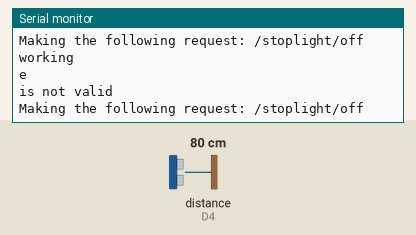
The sketch below on a simulated ESP8266 (Wemos D1 mini). Shown: the last lines printed to the serial monitor. Wiring (inferred from the names in the program): ultrasonic range finder: trigger D3; echo D4. The inputs (shaded band) are chosen by the test bench; at power-on: distance to the obstacle (sensor on D4) 80 cm. The echo pulse lasts 58.3 µs per cm; WiFi joins after 1.5 s; servers stay silent unless stated.

Above: at 3.7 s.
3.8 s: distance to the obstacle (sensor on D4) set to 2 cm
At 4.3 s:
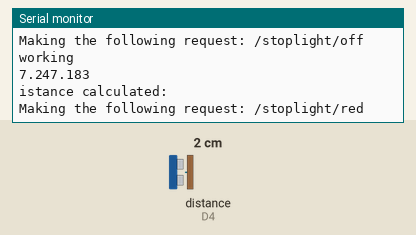
5.4 s: distance to the obstacle (sensor on D4) set to 4 cm
At 5.72 s:
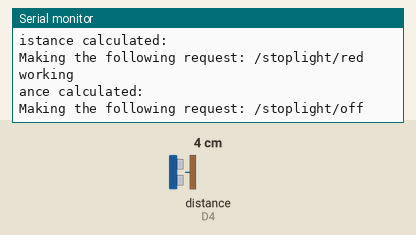
7.2 s: distance to the obstacle (sensor on D4) set to 9 cm
At 7.53 s:
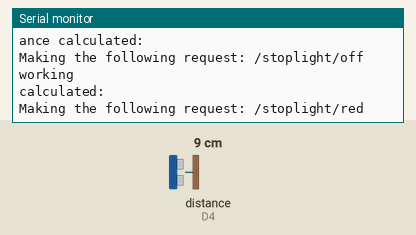
9.0 s: distance to the obstacle (sensor on D4) set to 18 cm
At 9.34 s:
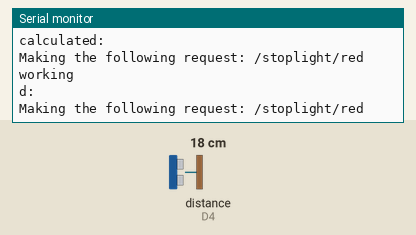
10.8 s: distance to the obstacle (sensor on D4) set to 35 cm
At 10.96 s:
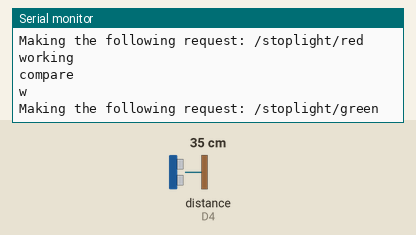
12.3 s: distance to the obstacle (sensor on D4) set to 60 cm
At 12.58 s:
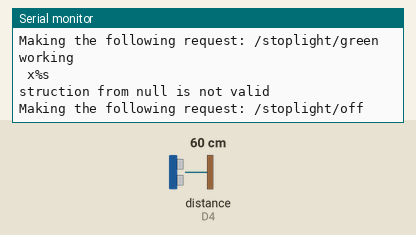

Measured:
- after the input at 3.8 s, the serial monitor: prints a new line after 0.14 s (image 1)
- after the input at 5.4 s, the serial monitor: prints a new line after 0.16 s (image 2)
- after the input at 7.2 s, the serial monitor: prints a new line after 0.17 s (image 3)
- after the input at 9.0 s, the serial monitor: prints a new line after 0.19 s (image 4)
- after the input at 10.8 s, the serial monitor: prints a new line at once (image 5)
- after the input at 12.3 s, the serial monitor: prints a new line after 0.13 s (image 6)

The sketch:

wemos-range-finder.ino
```cpp
#include <ESP8266WiFi.h>
#include <ESP8266WiFiMulti.h>
#include <ArduinoHttpClient.h>

const int TRIGPIN = D3;
const int ECHOPIN = D4;
const float SPEED_OF_SOUND = .0344;
bool FLASH_RED = false;

WiFiClient wifi;
HttpClient client = HttpClient(wifi, "10.37.247.183", 80);

void findKnownWiFiNetworks() {
  ESP8266WiFiMulti wifiMulti;
  WiFi.mode(WIFI_STA);
  wifiMulti.addAP("BYU-WiFi", "");
  wifiMulti.addAP("Hancock2.4G", "Arohanui");
  Serial.println("");
  Serial.print("Connecting to Wifi");
  while (WiFi.status() != WL_CONNECTED) {
    Serial.print(".");
    wifiMulti.run();
    delay(1000);
  }
  Serial.println("");
  Serial.print("Connected to ");
  Serial.println(WiFi.SSID().c_str());
  Serial.print("IP address: ");
  Serial.println(WiFi.localIP());
}

void setup(void) {
  Serial.begin(115200);
  findKnownWiFiNetworks();
  pinMode(TRIGPIN, OUTPUT);
  pinMode(ECHOPIN, INPUT);
}

void makeRequest(String request) {
    String fullGet = String("/stoplight/" + request);
    Serial.println("Making the following request: " + fullGet);
    client.get(fullGet);
    if (client.responseStatusCode() == 200) {
      String response = client.responseBody();
      Serial.println(String("Responding with :" + response));
    } else {
      Serial.println(String("failed GET (response): " + client.responseStatusCode()));
    }
}

void loop(void) {
  Serial.println("working");
  long duration, distance;
  digitalWrite(TRIGPIN, LOW);
  delayMicroseconds(2);
  digitalWrite(TRIGPIN, HIGH);
  delayMicroseconds(10);
  digitalWrite(TRIGPIN, LOW);
  duration = pulseIn(ECHOPIN, HIGH);
  Serial.println(String("duration measured: " + duration));
  distance = (duration/2) * SPEED_OF_SOUND;
  Serial.println(String("distance calculated: " + distance));
  if (distance <= 10) {
    if (FLASH_RED) {
      FLASH_RED = false;
      makeRequest("red");
    } else {
      FLASH_RED = true;
      makeRequest("off");
    }
  }
  if (distance > 10 && distance <= 20) {
    makeRequest("red");
  }
  if (distance > 20 && distance <= 30) {
    makeRequest("yellow");
  }
  if (distance > 30 && distance <=50) {
    makeRequest("green");
  }
  if (distance > 50) {
    makeRequest("off");
  }
}
```
